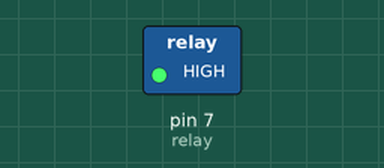
The sketch below on a simulated Arduino Uno, built with avr-gcc and run on an emulated ATmega328P. Shown: switched loads named in the sketch (green lamp = pin HIGH).

Above: at 5.0 s.
At 12.5 s:
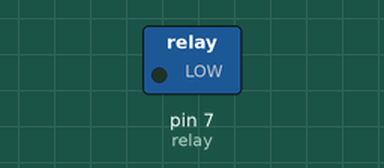
Timing chart, 0 to 19.5 s (numbered marks = the images above):
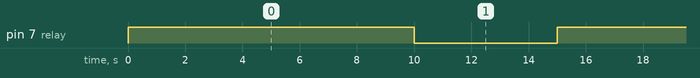

Measured:
- by itself, pin 7 (relay): alternates HIGH for 10.0 s and LOW for 5.0 s

The sketch:

water_pump.ino
```cpp
int relay=7;
void setup() {
  pinMode(relay, OUTPUT);
  digitalWrite(relay, LOW);

}

void loop() {
  digitalWrite(relay, HIGH);
    delay(10000);
    digitalWrite(relay, LOW);
    delay(5000);
}
```
